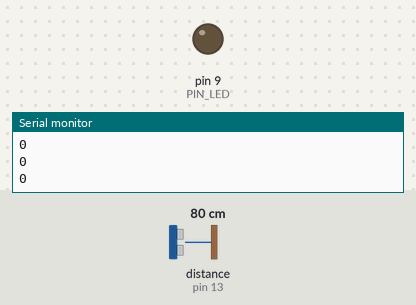
Simulated run of this sketch. Board: Arduino Uno, built with avr-gcc and run on an emulated ATmega328P. Parts: output pins drawn as LEDs (lit = HIGH), the last lines printed to the serial monitor. Wiring (inferred from the names in the program): ultrasonic range finder: trigger pin 12; echo pin 13. The inputs (shaded band) are chosen by the test bench; at power-on: distance to the obstacle (sensor on pin 13) 80 cm. The echo pulse lasts 58.3 µs per cm; pins used as bus, display or sensor lines are not drawn.

Above: at 1.2 s.
1.3 s: distance to the obstacle (sensor on pin 13) set to 18 cm
At 1.67 s:
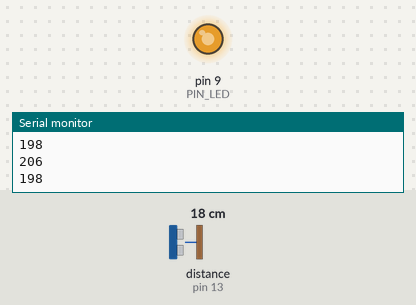
4.3 s: distance to the obstacle (sensor on pin 13) set to 2 cm
Timing chart, 0 to 7.3 s (numbered marks = the images above; inputs shaded):
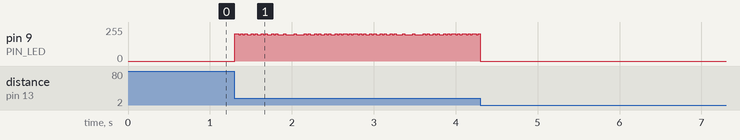

The sketch:

08_example_2.ino
```cpp
// Arduino pin assignment
#define PIN_LED  9
#define PIN_TRIG 12   // sonar sensor TRIGGER
#define PIN_ECHO 13   // sonar sensor ECHO

// configurable parameters
#define SND_VEL 346.0     // sound velocity at 24 celsius degree (unit: m/sec)
#define INTERVAL 25       // sampling interval (unit: msec)
#define PULSE_DURATION 10 // ultra-sound Pulse Duration (unit: usec)
#define _DIST_MIN 100.0   // minimum distance to be measured (unit: mm)
#define _DIST_MAX 300.0   // maximum distance to be measured (unit: mm)

#define TIMEOUT ((INTERVAL / 2) * 1000.0) // maximum echo waiting time (unit: usec)
#define SCALE (0.001 * 0.5 * SND_VEL) // coefficent to convert duration to distance

unsigned long last_sampling_time;   // unit: msec

void setup() {
  // initialize GPIO pins
  pinMode(PIN_LED, OUTPUT);
  pinMode(PIN_TRIG, OUTPUT);  // sonar TRIGGER
  pinMode(PIN_ECHO, INPUT);   // sonar ECHO
  digitalWrite(PIN_TRIG, LOW);  // turn-off Sonar

  // initialize serial port
  Serial.begin(57600);
}

void loop() {
  float distance;
  int brightness = 0;

  // wait until next sampling time.
  if (millis() < (last_sampling_time + INTERVAL))
    return;

  distance = USS_measure(PIN_TRIG, PIN_ECHO); // read distance

  // control led brightness based on distance
  if (distance >= 100.0 && distance <= 200.0) {
      // 100mm(brightness 0) -> 200mm(brightness 255) linearly increasing
      brightness = map(distance, 100, 200, 0, 255);
    } else if (distance > 200.0 && distance <= 300.0) {
      // 200mm(brightness 255) -> 300mm(brightness 0) linearly decreasing
      brightness = map(distance, 200, 300, 255, 0);
    } else {
     // Turn off LED if distance is out of range (less than 100mm or more than 300mm)
      brightness = 0;
   }

  // apply the calculated brightness to the LED
  analogWrite(PIN_LED, brightness);

  // Send only the brightness value to the serial plotter
  Serial.println(brightness);

  // update last sampling time
  last_sampling_time += INTERVAL;
}

// get a distance reading from USS. return value is in millimeter.
float USS_measure(int TRIG, int ECHO)
{
  digitalWrite(TRIG, HIGH);
  delayMicroseconds(PULSE_DURATION);
  digitalWrite(TRIG, LOW);

  return pulseIn(ECHO, HIGH, TIMEOUT) * SCALE; // unit: mm
}
```

Measured:
- after the input at 1.3 s, pin 9 (PIN_LED): goes 8 × (206/255 0.05 s, 198/255 0.02 s), 3 × (206/255 0.03 s, 198/255 0.07 s), 18 × (206/255 0.03 s, 198/255 0.02 s), 3 × (206/255 0.03 s, 198/255 0.07 s), 11 × (206/255 0.03 s, 198/255 0.02 s), then 206/255, starting at once
